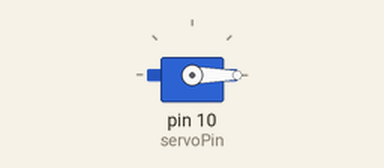
The sketch below on a simulated Arduino Uno, built with avr-gcc and run on an emulated ATmega328P. Parts: servo.

Above: at 0.05 s.
At 3.05 s:
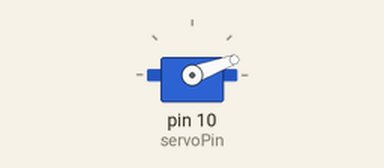
At 5.55 s:
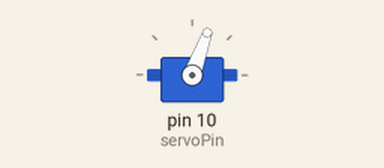
At 11.05 s:
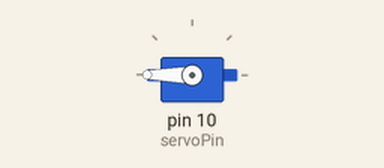
Timing chart, 0 to 14.4 s (numbered marks = the images above):
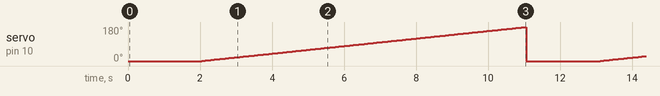

The sketch:

servo.ino
```cpp
// C++ code
// https://www.tinkercad.com/things/caebLYOwhHQ-servosweep?sharecode=AaT3jNYDu3RnmgkfhquFZGlNIfBHbsy5ndUuNY2sHRM
#include <Servo.h>

const uint8_t servoPin = 10;


Servo srv;

void setup()
{
  srv.attach(servoPin);
}

void loop()
{
  int j = 0;

  srv.write(0);
  delay(2000);
  for(j = 0; j<= 180; j++)
  {
  	srv.write(j);
    delay(50);
  }

}
```

Measured:
- by itself, servo on pin 10 (servoPin): ramps from 0° to 180° and jumps back, once every 11.1 s
